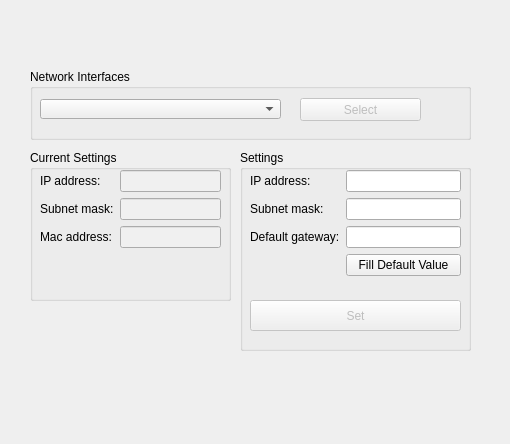
<?xml version="1.0" encoding="UTF-8"?>
<ui version="4.0">
 <class>IpSettingsWizardPage</class>
 <widget class="QWizardPage" name="IpSettingsWizardPage">
  <property name="geometry">
   <rect>
    <x>0</x>
    <y>0</y>
    <width>510</width>
    <height>444</height>
   </rect>
  </property>
  <property name="minimumSize">
   <size>
    <width>510</width>
    <height>444</height>
   </size>
  </property>
  <property name="maximumSize">
   <size>
    <width>510</width>
    <height>444</height>
   </size>
  </property>
  <property name="windowTitle">
   <string>On/Off Host Settings</string>
  </property>
  <attribute name="pageId">
   <string notr="true">1</string>
  </attribute>
  <widget class="QGroupBox" name="groupBox_newset">
   <property name="geometry">
    <rect>
     <x>240</x>
     <y>150</y>
     <width>231</width>
     <height>201</height>
    </rect>
   </property>
   <property name="title">
    <string>Settings</string>
   </property>
   <widget class="QPushButton" name="pushButton_set">
    <property name="enabled">
     <bool>false</bool>
    </property>
    <property name="geometry">
     <rect>
      <x>10</x>
      <y>150</y>
      <width>211</width>
      <height>31</height>
     </rect>
    </property>
    <property name="text">
     <string>Set</string>
    </property>
   </widget>
   <widget class="QWidget" name="formLayoutWidget">
    <property name="geometry">
     <rect>
      <x>10</x>
      <y>20</y>
      <width>211</width>
      <height>121</height>
     </rect>
    </property>
    <layout class="QFormLayout" name="formLayout">
     <item row="0" column="0">
      <widget class="QLabel" name="label">
       <property name="text">
        <string>IP address:</string>
       </property>
      </widget>
     </item>
     <item row="0" column="1">
      <widget class="QLineEdit" name="lineEdit_ip">
       <property name="whatsThis">
        <string notr="true"/>
       </property>
       <property name="inputMask">
        <string notr="true"/>
       </property>
       <property name="text">
        <string notr="true"/>
       </property>
      </widget>
     </item>
     <item row="1" column="0">
      <widget class="QLabel" name="label_2">
       <property name="text">
        <string>Subnet mask:</string>
       </property>
      </widget>
     </item>
     <item row="1" column="1">
      <widget class="QLineEdit" name="lineEdit_sm">
       <property name="whatsThis">
        <string notr="true"/>
       </property>
       <property name="inputMask">
        <string notr="true"/>
       </property>
       <property name="text">
        <string notr="true"/>
       </property>
      </widget>
     </item>
     <item row="2" column="0">
      <widget class="QLabel" name="label_3">
       <property name="text">
        <string>Default gateway:</string>
       </property>
      </widget>
     </item>
     <item row="2" column="1">
      <widget class="QLineEdit" name="lineEdit_dg">
       <property name="whatsThis">
        <string notr="true"/>
       </property>
       <property name="inputMask">
        <string notr="true"/>
       </property>
       <property name="text">
        <string notr="true"/>
       </property>
      </widget>
     </item>
     <item row="3" column="1">
      <widget class="QPushButton" name="pushButton_fill">
       <property name="text">
        <string>Fill Default Value</string>
       </property>
      </widget>
     </item>
    </layout>
   </widget>
  </widget>
  <widget class="QGroupBox" name="groupBox_oldset">
   <property name="geometry">
    <rect>
     <x>30</x>
     <y>150</y>
     <width>201</width>
     <height>151</height>
    </rect>
   </property>
   <property name="title">
    <string>Current Settings</string>
   </property>
   <widget class="QWidget" name="formLayoutWidget_2">
    <property name="geometry">
     <rect>
      <x>10</x>
      <y>20</y>
      <width>181</width>
      <height>101</height>
     </rect>
    </property>
    <layout class="QFormLayout" name="formLayout_2">
     <item row="0" column="0">
      <widget class="QLabel" name="label_4">
       <property name="text">
        <string>IP address:</string>
       </property>
      </widget>
     </item>
     <item row="0" column="1">
      <widget class="QLineEdit" name="lineEdit_oldip">
       <property name="whatsThis">
        <string notr="true"/>
       </property>
       <property name="autoFillBackground">
        <bool>false</bool>
       </property>
       <property name="styleSheet">
        <string notr="true">background-color: rgb(240, 240, 240);</string>
       </property>
       <property name="inputMask">
        <string notr="true"/>
       </property>
       <property name="text">
        <string notr="true"/>
       </property>
       <property name="readOnly">
        <bool>true</bool>
       </property>
      </widget>
     </item>
     <item row="1" column="0">
      <widget class="QLabel" name="label_6">
       <property name="text">
        <string>Subnet mask:</string>
       </property>
      </widget>
     </item>
     <item row="1" column="1">
      <widget class="QLineEdit" name="lineEdit_oldsm">
       <property name="whatsThis">
        <string notr="true"/>
       </property>
       <property name="styleSheet">
        <string notr="true">background-color: rgb(240, 240, 240);</string>
       </property>
       <property name="inputMask">
        <string notr="true"/>
       </property>
       <property name="text">
        <string notr="true"/>
       </property>
       <property name="readOnly">
        <bool>true</bool>
       </property>
      </widget>
     </item>
     <item row="2" column="0">
      <widget class="QLabel" name="label_7">
       <property name="text">
        <string>Mac address:</string>
       </property>
      </widget>
     </item>
     <item row="2" column="1">
      <widget class="QLineEdit" name="lineEdit_mac">
       <property name="whatsThis">
        <string notr="true"/>
       </property>
       <property name="styleSheet">
        <string notr="true">background-color: rgb(240, 240, 240);</string>
       </property>
       <property name="inputMask">
        <string notr="true"/>
       </property>
       <property name="text">
        <string notr="true"/>
       </property>
       <property name="readOnly">
        <bool>true</bool>
       </property>
      </widget>
     </item>
    </layout>
   </widget>
  </widget>
  <widget class="QGroupBox" name="groupBox">
   <property name="geometry">
    <rect>
     <x>30</x>
     <y>69</y>
     <width>441</width>
     <height>71</height>
    </rect>
   </property>
   <property name="title">
    <string>Network Interfaces</string>
   </property>
   <widget class="QComboBox" name="comboBox">
    <property name="geometry">
     <rect>
      <x>10</x>
      <y>30</y>
      <width>241</width>
      <height>20</height>
     </rect>
    </property>
    <property name="sizePolicy">
     <sizepolicy hsizetype="Expanding" vsizetype="Fixed">
      <horstretch>0</horstretch>
      <verstretch>0</verstretch>
     </sizepolicy>
    </property>
   </widget>
   <widget class="QPushButton" name="pushButton_lock">
    <property name="enabled">
     <bool>false</bool>
    </property>
    <property name="geometry">
     <rect>
      <x>270</x>
      <y>29</y>
      <width>121</width>
      <height>23</height>
     </rect>
    </property>
    <property name="text">
     <string>Select</string>
    </property>
   </widget>
  </widget>
 </widget>
 <resources/>
 <connections/>
</ui>
